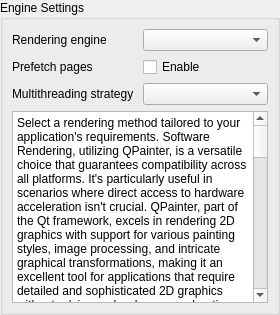
       <widget class="QWidget" name="enginePage">
        <layout class="QVBoxLayout" name="enginePageLayout">
         <property name="leftMargin">
          <number>0</number>
         </property>
         <property name="topMargin">
          <number>0</number>
         </property>
         <property name="rightMargin">
          <number>0</number>
         </property>
         <property name="bottomMargin">
          <number>0</number>
         </property>
         <item>
          <widget class="QGroupBox" name="engineSettingsGroupBox">
           <property name="title">
            <string>Engine Settings</string>
           </property>
           <layout class="QVBoxLayout" name="engineSettingsGroupBoxLayout" stretch="0,0">
            <item>
             <layout class="QGridLayout" name="engineSettingsGridLayout">
              <item row="2" column="0">
               <widget class="QLabel" name="multithreadingLabel">
                <property name="text">
                 <string>Multithreading strategy</string>
                </property>
               </widget>
              </item>
              <item row="0" column="1">
               <widget class="QComboBox" name="renderingEngineComboBox"/>
              </item>
              <item row="0" column="0">
               <widget class="QLabel" name="renderingEngineLabel">
                <property name="text">
                 <string>Rendering engine</string>
                </property>
               </widget>
              </item>
              <item row="1" column="0">
               <widget class="QLabel" name="prefetchPagesLabel">
                <property name="text">
                 <string>Prefetch pages</string>
                </property>
               </widget>
              </item>
              <item row="2" column="1">
               <widget class="QComboBox" name="multithreadingComboBox"/>
              </item>
              <item row="1" column="1">
               <widget class="QCheckBox" name="prefetchPagesCheckBox">
                <property name="text">
                 <string>Enable</string>
                </property>
               </widget>
              </item>
             </layout>
            </item>
            <item>
             <widget class="QTextBrowser" name="engineHelpTextBrowser">
              <property name="html">
               <string>&lt;!DOCTYPE HTML PUBLIC &quot;-//W3C//DTD HTML 4.0//EN&quot; &quot;http://www.w3.org/TR/REC-html40/strict.dtd&quot;&gt;
&lt;html&gt;&lt;head&gt;&lt;meta name=&quot;qrichtext&quot; content=&quot;1&quot; /&gt;&lt;meta charset=&quot;utf-8&quot; /&gt;&lt;style type=&quot;text/css&quot;&gt;
p, li { white-space: pre-wrap; }
hr { height: 1px; border-width: 0; }
li.unchecked::marker { content: &quot;\2610&quot;; }
li.checked::marker { content: &quot;\2612&quot;; }
&lt;/style&gt;&lt;/head&gt;&lt;body style=&quot; font-family:'Segoe UI'; font-size:9pt; font-weight:400; font-style:normal;&quot;&gt;
&lt;p style=&quot; margin-top:12px; margin-bottom:12px; margin-left:0px; margin-right:0px; -qt-block-indent:0; text-indent:0px;&quot;&gt;Select a rendering method tailored to your application's requirements. Software Rendering, utilizing QPainter, is a versatile choice that guarantees compatibility across all platforms. It's particularly useful in scenarios where direct access to hardware acceleration isn't crucial. QPainter, part of the Qt framework, excels in rendering 2D graphics with support for various painting styles, image processing, and intricate graphical transformations, making it an excellent tool for applications that require detailed and sophisticated 2D graphics without relying on hardware acceleration.&lt;/p&gt;
&lt;p style=&quot; margin-top:12px; margin-bottom:12px; margin-left:0px; margin-right:0px; -qt-block-indent:0; text-indent:0px;&quot;&gt;On the other hand, for applications that demand high-performance rendering, leveraging the Blend2D library offers a compelling alternative. Blend2D is a high-performance 2D vector graphics engine that utilizes multi-threading to accelerate the rendering process. It does not rely on QPainter or hardware acceleration but instead offers a software-based rendering solution optimized for speed and quality. Blend2D's advanced anti-aliasing techniques ensure crisp and clear image quality, making it suitable for applications where rendering performance and image quality are paramount.&lt;/p&gt;
&lt;p style=&quot; margin-top:12px; margin-bottom:12px; margin-left:0px; margin-right:0px; -qt-block-indent:0; text-indent:0px;&quot;&gt;The Prefetch Pages feature is a strategy that can be applied regardless of the rendering method chosen. By pre-rendering pages adjacent to the currently viewed content, this approach minimizes flickering and enhances the smoothness of transitions during scrolling, improving the overall user experience.&lt;/p&gt;
&lt;p style=&quot; margin-top:12px; margin-bottom:12px; margin-left:0px; margin-right:0px; -qt-block-indent:0; text-indent:0px;&quot;&gt;When it comes to optimizing the rendering process, the choice of multithreading strategy plays a crucial role. A Single Thread strategy, where rendering tasks are executed sequentially on a single CPU core, might be preferable in environments where simplicity and predictability are key. For more demanding applications, employing a Multi-threading strategy can significantly improve rendering times. Strategies like Load Balanced distribute the workload evenly across CPU cores without delving into content-specific processing, offering a good performance boost. The Maximum Threads strategy takes full advantage of available CPU resources by allocating as many threads as possible to the rendering tasks, achieving optimal performance and minimizing rendering times.&lt;/p&gt;
&lt;p style=&quot; margin-top:12px; margin-bottom:12px; margin-left:0px; margin-right:0px; -qt-block-indent:0; text-indent:0px;&quot;&gt;This delineation between using QPainter for software rendering and Blend2D for high-performance, multi-threaded rendering allows developers to choose the most appropriate rendering pathway based on their specific performance requirements and the graphical complexity of their application.&lt;/p&gt;&lt;/body&gt;&lt;/html&gt;</string>
              </property>
             </widget>
            </item>
           </layout>
          </widget>
         </item>
        </layout>
       </widget>
